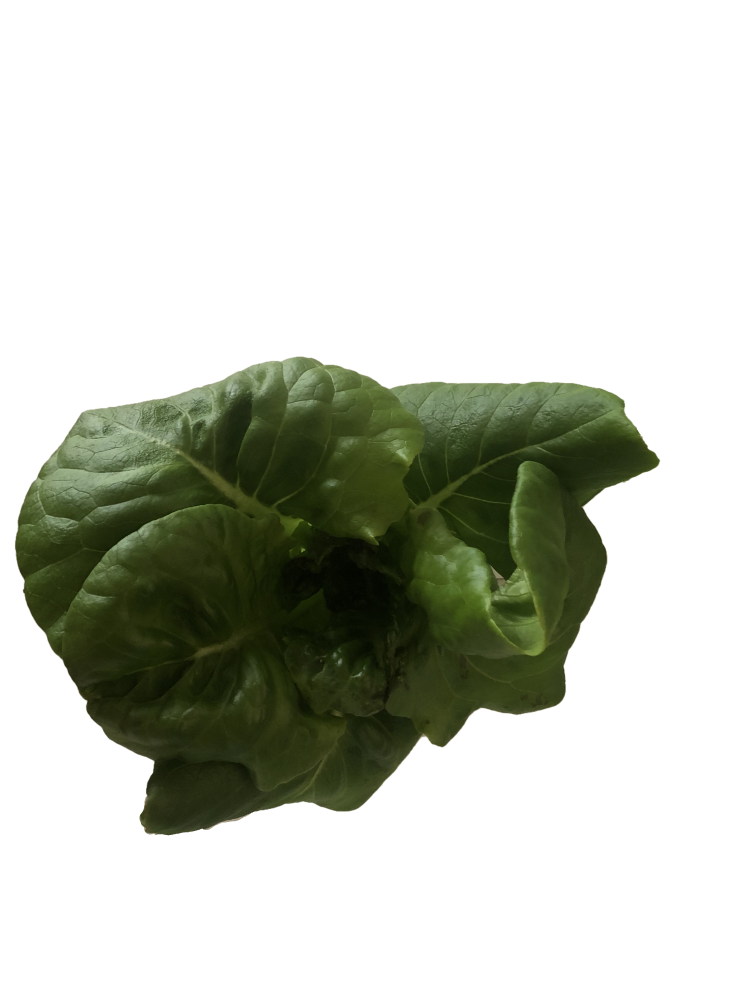
#> input picture lettuce_images/jpg_images/IMG_8939_cropped.jpg, 3024 x 4032 px, given in place of IMG_9131_cropped.jpg, which was not available (shown at 1/4 size)
$ jupyter execute --allow-errors mask.ipynb   (shell and % lines are left out)   (text cells are left out)
#> lines starting #> are read from the running program, lines starting #| are printed output that depends on the picture; after the words box and inside, x2 and y2 are one past the last pixel; in counts of white or black regions, pixels touching at a corner belong together; pictures that were not available may be replaced by others from this repository, and a replacement may not be noted
### code/utils.py
'''
Utilities for the project
'''
import cv2
from PIL import Image
import numpy as np
from plantcv import plantcv as pcv
import pandas as pd


# [132 lines left out: functions generate_plant_mask, generate_plant_mask_new, get_plant_object, rgb2hsv, segment_plant_area, not called in this run]

def resize_image(image):
    '''
    Resize image
    Args: image: input image (PIL)
    '''
    new_size = image.size
    new_size = [int(x*0.25) for x in new_size]
    resized_image = image.resize(new_size, resample=Image.LANCZOS)
    img = np.asarray(resized_image)
    return img


### code/mask.ipynb
[cell 1]
from PIL import Image

import numpy as np
import pandas as pd
from sklearn.model_selection import train_test_split
from sklearn.linear_model import LinearRegression
from sklearn import metrics
import matplotlib.pyplot as plt
import cv2

import utils
import viz

#> (a cell that did not finish here is left out)

[cell 3]
# filename is the image number as saved in the imagename. Check image name corresponding to each plant from file
filename = 9131
pil_image = Image.open('../lettuce_images/jpg_images/IMG_{}_cropped.jpg'.format(filename))
#> pil_image is the input picture: PIL image 3024x4032 RGB; mean R, G, B 199.2, 202.3, 192.6
pil_scaleImage = Image.open('../lettuce_images/jpg_images/IMG_{}.jpg'.format(filename))
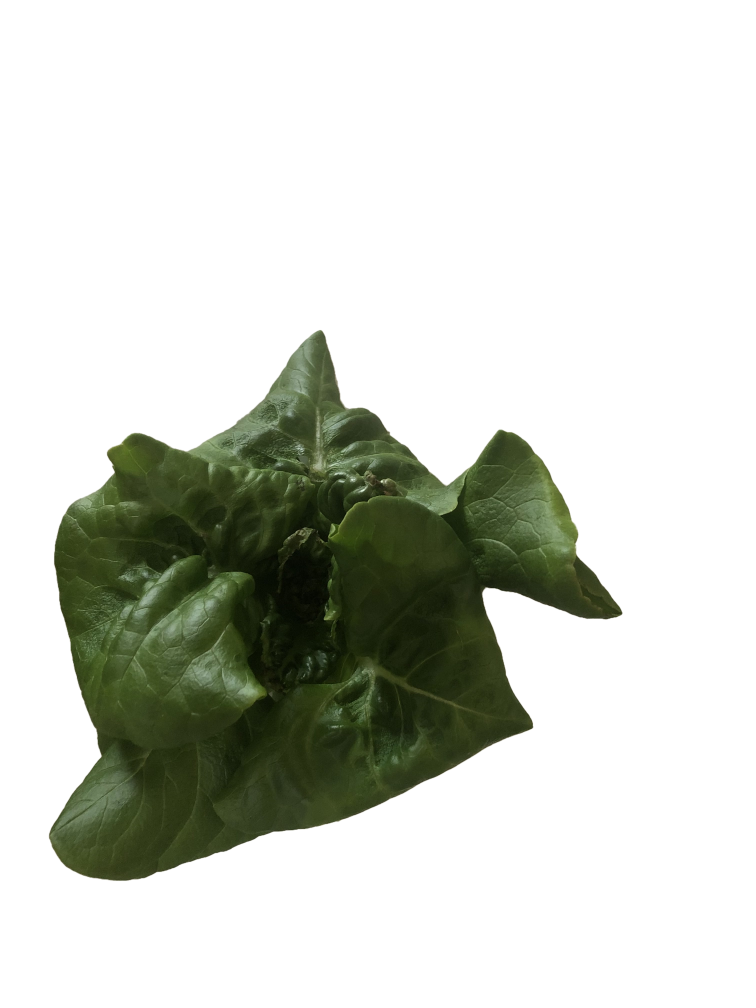
#> input picture lettuce_images/jpg_images/IMG_8941_cropped.jpg, 3024 x 4032 px, given in place of IMG_9131.jpg, which was not available (shown at 1/4 size)
#> pil_scaleImage is the input picture: PIL image 3024x4032 RGB; mean R, G, B 206.8, 209.9, 201.8

img = utils.resize_image(pil_image)   #cropped image for segmentation
#> in resize_image, `resized_image = image.resize(new_size, resample=Image.LANCZOS)`:
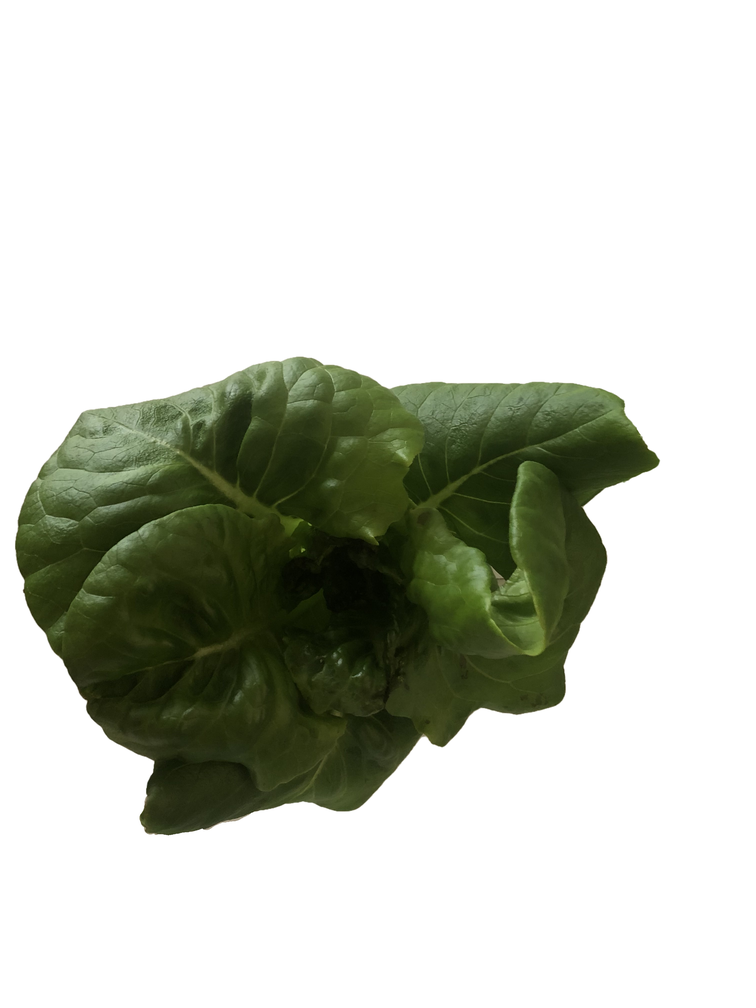
#> resized_image: PIL image 756x1008 RGB; mean R, G, B 199.2, 202.3, 192.6
img_scale = utils.resize_image(pil_scaleImage)  #original image for cm extraction
#> in resize_image (call 2), `resized_image = image.resize(new_size, resample=Image.LANCZOS)`:
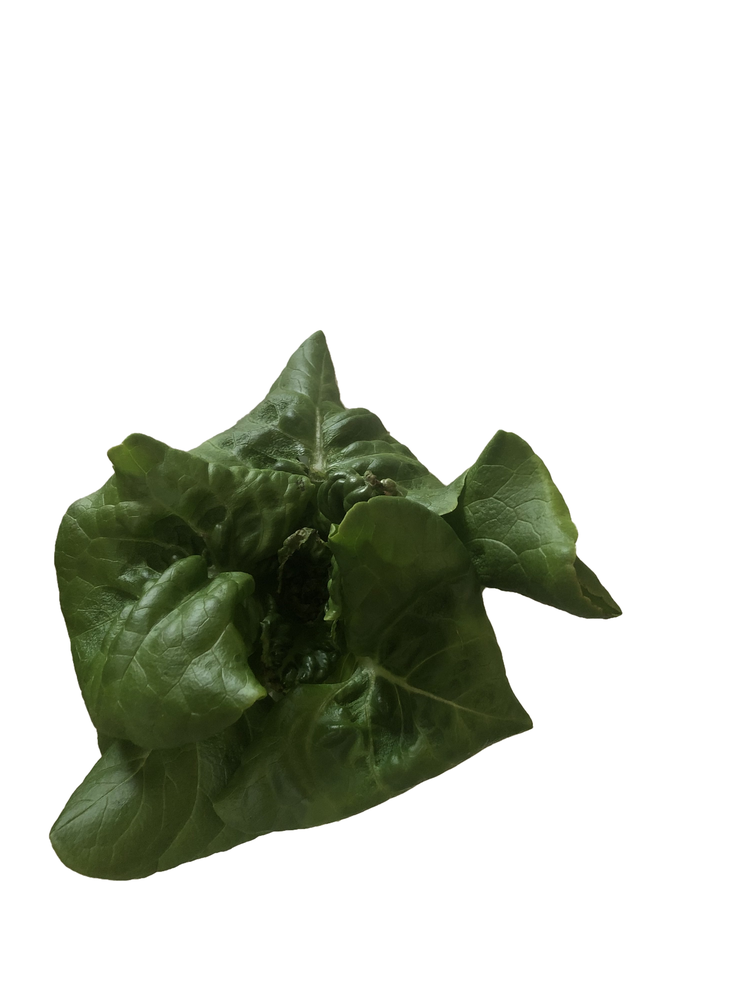
#> resized_image: PIL image 756x1008 RGB; mean R, G, B 206.8, 209.9, 201.8

[cell 4]
# Display original image
fig = plt.figure(figsize=(10,10));
ax = fig.add_subplot(111);
ax.imshow(img)
plt.show()

[cell 5]
# Display image for ruler selection
fig = plt.figure(figsize=(10,10));
ax = fig.add_subplot(111);
ax.imshow(img_scale)
plt.show()

[cell 6]
#########################
# TODO: manual input
x1, y1 = 524.642, 838.125
x2, y2 = 540.351, 842.053
#########################

[cell 7]
# compute the pixel distance corresponding to 1 cm
pixel_dist = np.sqrt((x1-x2)**2 + (y1-y2)**2)
pixel_area_cmsq = pixel_dist**2

print('The pixel area corresponding to 1 sq. cm = ', pixel_area_cmsq)

[cell 8]
# Extract non-white area of image
mask_blck = img.copy()
mask_blck = np.all(mask_blck != [255,255,255], axis=-1)
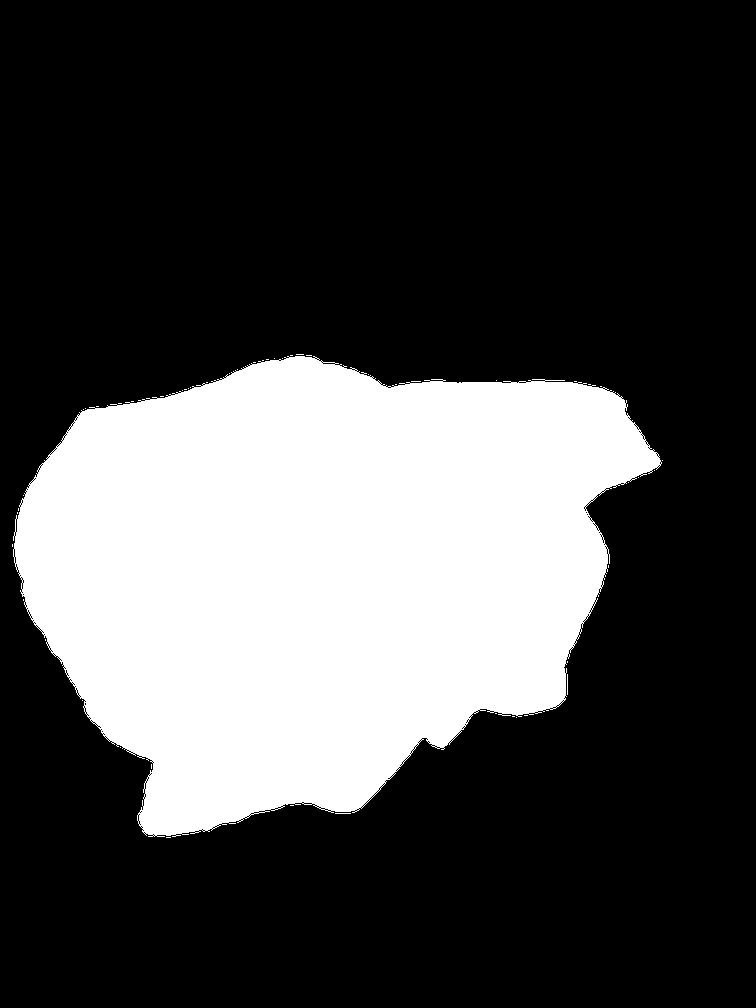
#> mask_blck: shape (1008, 756) bool; 28.2% white; 52 white regions (50 under 20 px), largest, box (x1, y1, x2, y2) and area: (13, 356, 662, 837) 214432, (567, 674, 568, 695) 21

plt.figure(figsize=(10,10))
plt.imshow(mask_blck)
plt.show()

[cell 9]
# Compute the plant area
plant_pixel_area = float(np.sum(mask_blck, axis=None).item())
#> plant_pixel_area = 214592
plant_scaled_area = plant_pixel_area/pixel_area_cmsq
#> plant_scaled_area = 818.4

[cell 10]
print('Area of plant in pixels: {:.2f}'.format(plant_pixel_area))
#| Area of plant in pixels: 214592.00
print('Area of plant in sq cm: {:.2f}'.format(plant_scaled_area))
#| Area of plant in sq cm: 818.42

[cell 11]
# temp = np.zeros(mask.shape, dtype=np.uint8)
# temp[mask] = 255

# id_objs, obj_heirarchy = utils.get_plant_object(img, temp)

[cell 12]
# colors = [
#     (180, 119, 31),
#     (4, 255, 127),
#     (44, 160, 44),
#     (40, 39, 214),
#     (189, 103, 148),
#     (75, 86, 140),
#     (194, 119, 227),
#     (34, 189, 188),
#     (207, 190, 23)
# ]

[cell 13]
# # draw the detected objects
# det_image = img.copy()
# for i, cnt in enumerate(id_objs):
#     cv2.drawContours(det_image, id_objs, i, colors[i%len(colors)], -1, lineType=8, hierarchy=obj_heirarchy)

[cell 14]
# plt.figure()
# plt.imshow(det_image)
